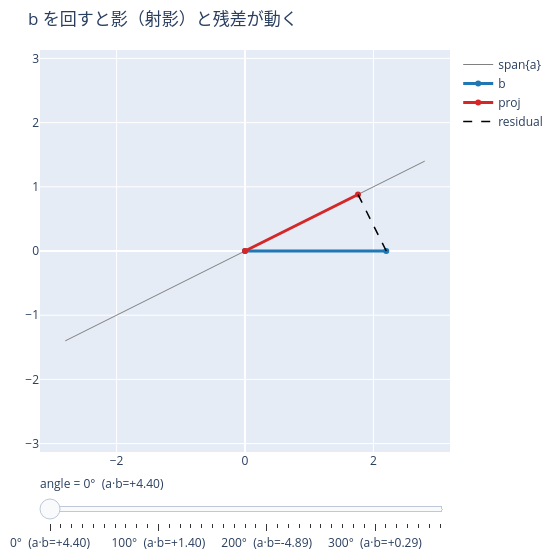

Notebook cell for this chart:
### Markdown cell above
### ▶ 触って確かめる — b を回すと影と残差が動く

スライダーで $b$ を円周上に回すと、固定した直線 $\mathrm{span}\{a\}$ への射影（赤）と残差（点線）がどう動くかが見えます。
残差は常に直線と**直角**のまま。スライダーのラベルの内積 $a\cdot b$ は、
$b$ が $a$ と同じ向きで最大、直交で 0、逆向きで負 — 「内積＝どれだけ同じ向きか」が数値と図でぴたりと一致します。

### Code cell
# Sweep b around a circle; projection (red) + residual (dashed) update live.
import plotly.io as pio

pio.renderers.default = "plotly_mimetype+notebook_connected"
fig = plotting.plotly_projection_sweep(a=(2.0, 1.0))
fig.show()

### Figure 1 — Plotly figure (JSON) as saved in the notebook; plotly's stock layout.template omitted (floating-point values rounded to 4 significant figures)
{"data": [{"hoverinfo": "skip", "line": {"color": "gray", "width": 1}, "mode": "lines", "name": "span{a}", "type": "scatter", "x": [-2.8, 2.8], "y": [-1.4, 1.4]}, {"line": {"color": "#1f77b4", "width": 3}, "mode": "lines+markers", "name": "b", "type": "scatter", "x": [0, 2.2], "y": [0, 0.0]}, {"line": {"color": "#d62728", "width": 3}, "mode": "lines+markers", "name": "proj", "type": "scatter", "x": [0, 1.76], "y": [0, 0.88]}, {"hoverinfo": "skip", "line": {"color": "black", "dash": "dash", "width": 1.5}, "mode": "lines", "name": "residual", "type": "scatter", "x": [2.2, 1.76], "y": [0.0, 0.88]}], "layout": {"height": 560, "margin": {"b": 30, "l": 40, "r": 20, "t": 50}, "sliders": [{"currentvalue": {"prefix": "angle = "}, "steps": [{"args": [["0°  (a·b=+4.40)"], {"frame": {"duration": 0, "redraw": true}, "mode": "immediate"}], "label": "0°  (a·b=+4.40)", "method": "animate"}, {"args": [["10°  (a·b=+4.72)"], {"frame": {"duration": 0, "redraw": true}, "mode": "immediate"}], "label": "10°  (a·b=+4.72)", "method": "animate"}, {"args": [["20°  (a·b=+4.89)"], {"frame": {"duration": 0, "redraw": true}, "mode": "immediate"}], "label": "20°  (a·b=+4.89)", "method": "animate"}, {"args": [["30°  (a·b=+4.91)"], {"frame": {"duration": 0, "redraw": true}, "mode": "immediate"}], "label": "30°  (a·b=+4.91)", "method": "animate"}, {"args": [["40°  (a·b=+4.78)"], {"frame": {"duration": 0, "redraw": true}, "mode": "immediate"}], "label": "40°  (a·b=+4.78)", "method": "animate"}, {"args": [["50°  (a·b=+4.51)"], {"frame": {"duration": 0, "redraw": true}, "mode": "immediate"}], "label": "50°  (a·b=+4.51)", "method": "animate"}, {"args": [["60°  (a·b=+4.11)"], {"frame": {"duration": 0, "redraw": true}, "mode": "immediate"}], "label": "60°  (a·b=+4.11)", "method": "animate"}, {"args": [["70°  (a·b=+3.57)"], {"frame": {"duration": 0, "redraw": true}, "mode": "immediate"}], "label": "70°  (a·b=+3.57)", "method": "animate"}, {"args": [["80°  (a·b=+2.93)"], {"frame": {"duration": 0, "redraw": true}, "mode": "immediate"}], "label": "80°  (a·b=+2.93)", "method": "animate"}, {"args": [["90°  (a·b=+2.20)"], {"frame": {"duration": 0, "redraw": true}, "mode": "immediate"}], "label": "90°  (a·b=+2.20)", "method": "animate"}, {"args": [["100°  (a·b=+1.40)"], {"frame": {"duration": 0, "redraw": true}, "mode": "immediate"}], "label": "100°  (a·b=+1.40)", "method": "animate"}, {"args": [["110°  (a·b=+0.56)"], {"frame": {"duration": 0, "redraw": true}, "mode": "immediate"}], "label": "110°  (a·b=+0.56)", "method": "animate"}, {"args": [["120°  (a·b=-0.29)"], {"frame": {"duration": 0, "redraw": true}, "mode": "immediate"}], "label": "120°  (a·b=-0.29)", "method": "animate"}, {"args": [["130°  (a·b=-1.14)"], {"frame": {"duration": 0, "redraw": true}, "mode": "immediate"}], "label": "130°  (a·b=-1.14)", "method": "animate"}, {"args": [["140°  (a·b=-1.96)"], {"frame": {"duration": 0, "redraw": true}, "mode": "immediate"}], "label": "140°  (a·b=-1.96)", "method": "animate"}, {"args": [["150°  (a·b=-2.71)"], {"frame": {"duration": 0, "redraw": true}, "mode": "immediate"}], "label": "150°  (a·b=-2.71)", "method": "animate"}, {"args": [["160°  (a·b=-3.38)"], {"frame": {"duration": 0, "redraw": true}, "mode": "immediate"}], "label": "160°  (a·b=-3.38)", "method": "animate"}, {"args": [["170°  (a·b=-3.95)"], {"frame": {"duration": 0, "redraw": true}, "mode": "immediate"}], "label": "170°  (a·b=-3.95)", "method": "animate"}, {"args": [["180°  (a·b=-4.40)"], {"frame": {"duration": 0, "redraw": true}, "mode": "immediate"}], "label": "180°  (a·b=-4.40)", "method": "animate"}, {"args": [["190°  (a·b=-4.72)"], {"frame": {"duration": 0, "redraw": true}, "mode": "immediate"}], "label": "190°  (a·b=-4.72)", "method": "animate"}, {"args": [["200°  (a·b=-4.89)"], {"frame": {"duration": 0, "redraw": true}, "mode": "immediate"}], "label": "200°  (a·b=-4.89)", "method": "animate"}, {"args": [["210°  (a·b=-4.91)"], {"frame": {"duration": 0, "redraw": true}, "mode": "immediate"}], "label": "210°  (a·b=-4.91)", "method": "animate"}, {"args": [["220°  (a·b=-4.78)"], {"frame": {"duration": 0, "redraw": true}, "mode": "immediate"}], "label": "220°  (a·b=-4.78)", "method": "animate"}, {"args": [["230°  (a·b=-4.51)"], {"frame": {"duration": 0, "redraw": true}, "mode": "immediate"}], "label": "230°  (a·b=-4.51)", "method": "animate"}, {"args": [["240°  (a·b=-4.11)"], {"frame": {"duration": 0, "redraw": true}, "mode": "immediate"}], "label": "240°  (a·b=-4.11)", "method": "animate"}, {"args": [["250°  (a·b=-3.57)"], {"frame": {"duration": 0, "redraw": true}, "mode": "immediate"}], "label": "250°  (a·b=-3.57)", "method": "animate"}, {"args": [["260°  (a·b=-2.93)"], {"frame": {"duration": 0, "redraw": true}, "mode": "immediate"}], "label": "260°  (a·b=-2.93)", "method": "animate"}, {"args": [["270°  (a·b=-2.20)"], {"frame": {"duration": 0, "redraw": true}, "mode": "immediate"}], "label": "270°  (a·b=-2.20)", "method": "animate"}, {"args": [["280°  (a·b=-1.40)"], {"frame": {"duration": 0, "redraw": true}, "mode": "immediate"}], "label": "280°  (a·b=-1.40)", "method": "animate"}, {"args": [["290°  (a·b=-0.56)"], {"frame": {"duration": 0, "redraw": true}, "mode": "immediate"}], "label": "290°  (a·b=-0.56)", "method": "animate"}, {"args": [["300°  (a·b=+0.29)"], {"frame": {"duration": 0, "redraw": true}, "mode": "immediate"}], "label": "300°  (a·b=+0.29)", "method": "animate"}, {"args": [["310°  (a·b=+1.14)"], {"frame": {"duration": 0, "redraw": true}, "mode": "immediate"}], "label": "310°  (a·b=+1.14)", "method": "animate"}, {"args": [["320°  (a·b=+1.96)"], {"frame": {"duration": 0, "redraw": true}, "mode": "immediate"}], "label": "320°  (a·b=+1.96)", "method": "animate"}, {"args": [["330°  (a·b=+2.71)"], {"frame": {"duration": 0, "redraw": true}, "mode": "immediate"}], "label": "330°  (a·b=+2.71)", "method": "animate"}, {"args": [["340°  (a·b=+3.38)"], {"frame": {"duration": 0, "redraw": true}, "mode": "immediate"}], "label": "340°  (a·b=+3.38)", "method": "animate"}, {"args": [["350°  (a·b=+3.95)"], {"frame": {"duration": 0, "redraw": true}, "mode": "immediate"}], "label": "350°  (a·b=+3.95)", "method": "animate"}, {"args": [["360°  (a·b=+4.40)"], {"frame": {"duration": 0, "redraw": true}, "mode": "immediate"}], "label": "360°  (a·b=+4.40)", "method": "animate"}]}], "title": {"text": "b を回すと影（射影）と残差が動く"}, "width": 560, "xaxis": {"range": [-3.13, 3.13], "scaleanchor": "y", "zeroline": true}, "yaxis": {"range": [-3.13, 3.13], "zeroline": true}}}
